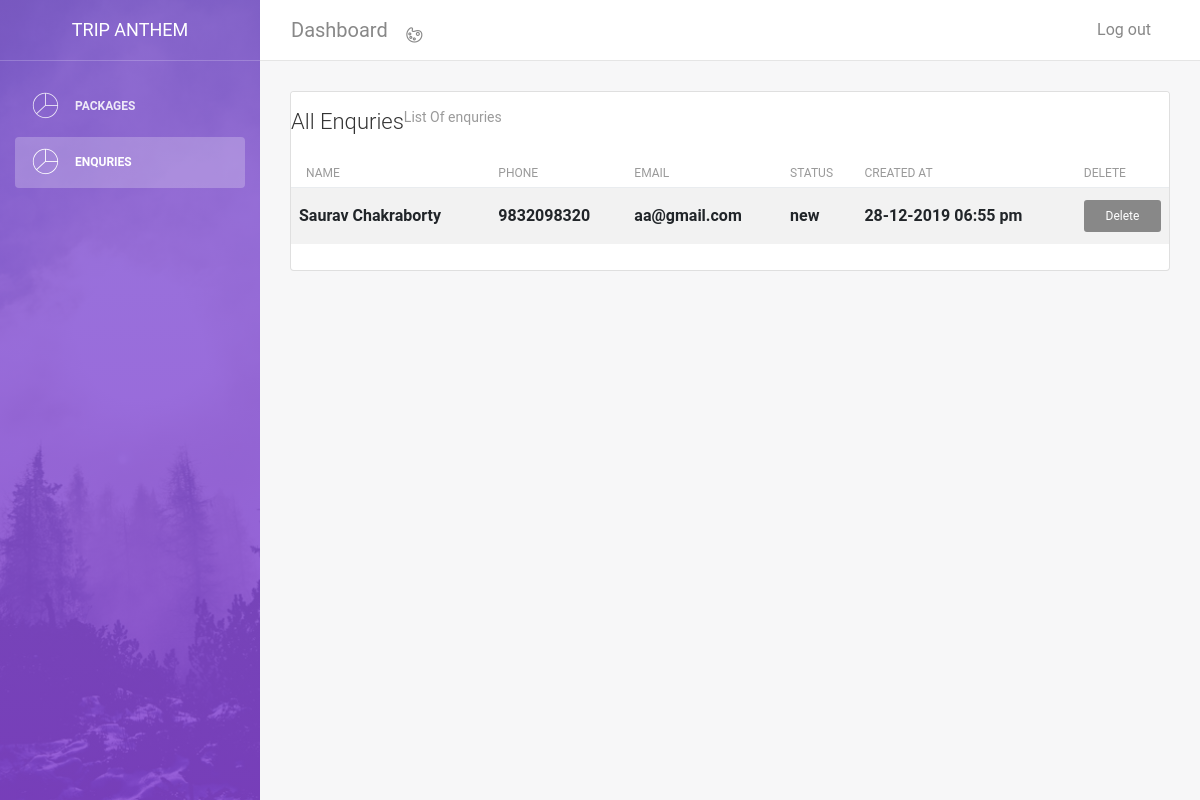
Screenshot of /admin/enquiry.php with the database file from the repository.
### tables this page shows
CREATE TABLE `tbl_enquiry` (
  `id` int(11) UNSIGNED ZEROFILL NOT NULL,
  `name` varchar(255) NOT NULL,
  `phno` varchar(255) NOT NULL,
  `email` varchar(255) NOT NULL,
  `status` varchar(255) NOT NULL,
  `createdAt` datetime NOT NULL
);

### admin/enquiry.php (the view, shortened to what this page needs)
<?php
    require('../config/db.php');
    $stmt = $pdo->prepare("SELECT * FROM tbl_enquiry");
    $stmt->execute();
    $res = $stmt->fetchAll(PDO::FETCH_OBJ);
?>
<!DOCTYPE html>
<html lang="en">
<head>
    <link rel="stylesheet" href="https://maxcdn.bootstrapcdn.com/font-awesome/latest/css/font-awesome.min.css" />
    <link href="assets/css/bootstrap.min.css" rel="stylesheet" />
    <link href="assets/css/light-bootstrap-dashboard.css?v=2.0.0 " rel="stylesheet" />
    <link href="assets/css/demo.css" rel="stylesheet" />
</head>
<body>
    <div class="wrapper">
        <div class="sidebar" data-image="assets/img/sidebar-5.jpg">
            <div class="sidebar-wrapper">
                <div class="logo">
                    <a href="#" class="simple-text">
                        Trip Anthem
                    </a>
                </div>
                <ul class="nav">
                    <li class="nav-item">
                        <a class="nav-link" href="index.php">
                            <i class="nc-icon nc-chart-pie-35"></i>
                            <p>Packages</p>
                        </a>
                    </li>
                    <li class="nav-item active">
                        <a class="nav-link" href="enquiry.php">
                            <i class="nc-icon nc-chart-pie-35"></i>
                            <p>Enquries</p>
                        </a>
                    </li>
                </ul>
            </div>
        </div>
        <div class="main-panel">
            <nav class="navbar navbar-expand-lg " color-on-scroll="500">
                <div class="container-fluid">
                    <a class="navbar-brand" href="#pablo"> Dashboard </a>
                    <div class="collapse navbar-collapse justify-content-end" id="navigation">
                        <ul class="nav navbar-nav mr-auto">
                            <li class="nav-item">
                                <a href="#" class="nav-link" data-toggle="dropdown">
                                    <i class="nc-icon nc-palette"></i>
                                </a>
                            </li>
                        </ul>
                        <ul class="navbar-nav ml-auto">
                            <li class="nav-item">
                                <a class="nav-link" href="#pablo">
                                    <span class="no-icon">Log out</span>
                                </a>
                            </li>
                        </ul>
                    </div>
                </div>
            </nav>
            <div class="content">
                <div class="container-fluid">
                    <div class="row">
                        <div class="col-md-12">
                            <div class="card strpied-tabled-with-hover">
                                <div class="card-header ">
                                    <div class="row">
                                        <h4 class="card-title">All Enquries</h4>
                                        <p class="card-category">List Of enquries</p>
                                    </div>
                                </div>
                                <div class="card-body table-full-width table-responsive">
                                    <table class="table table-hover table-striped">
                                        <thead>
                                            <th class="text-center">Name</th>
                                            <th class="text-center">Phone</th>
                                            <th class="text-center">Email</th>
                                            <th class="text-center">Status</th>
                                            <th class="text-center">Created At</th>
                                            <th class="text-center">Delete</th>
                                        </thead>
                                        <tbody>
                                            <?php foreach ($res as $k) { ?>
                                            <tr>
                                                <th><?= $k->name; ?></th>
                                                <th><?= $k->phno; ?></th>
                                                <th><?= $k->email; ?></th>
                                                <th><?= $k->status; ?></th>
                                                <th><?= date('d-m-Y h:i a', strtotime($k->createdAt))?></th>
                                                <th>
                                                    <a href="?action=delete&id=<?= $k->id; ?>" class="btn btn-fill btn-sm btn-block">Delete</a>
                                                </th>
                                            </tr>
                                            <?php } ?>
                                        </tbody>
                                    </table>
                                </div>
                            </div>
                        </div>
                    </div>
                </div>
            </div>
        </div>
    </div>
</body>
</html>

### rows the page displays
tbl_enquiry: name "Saurav Chakraborty", phno "9832098320", email "aa@gmail.com", status "new", createdAt "28-12-2019 06:55 pm"
